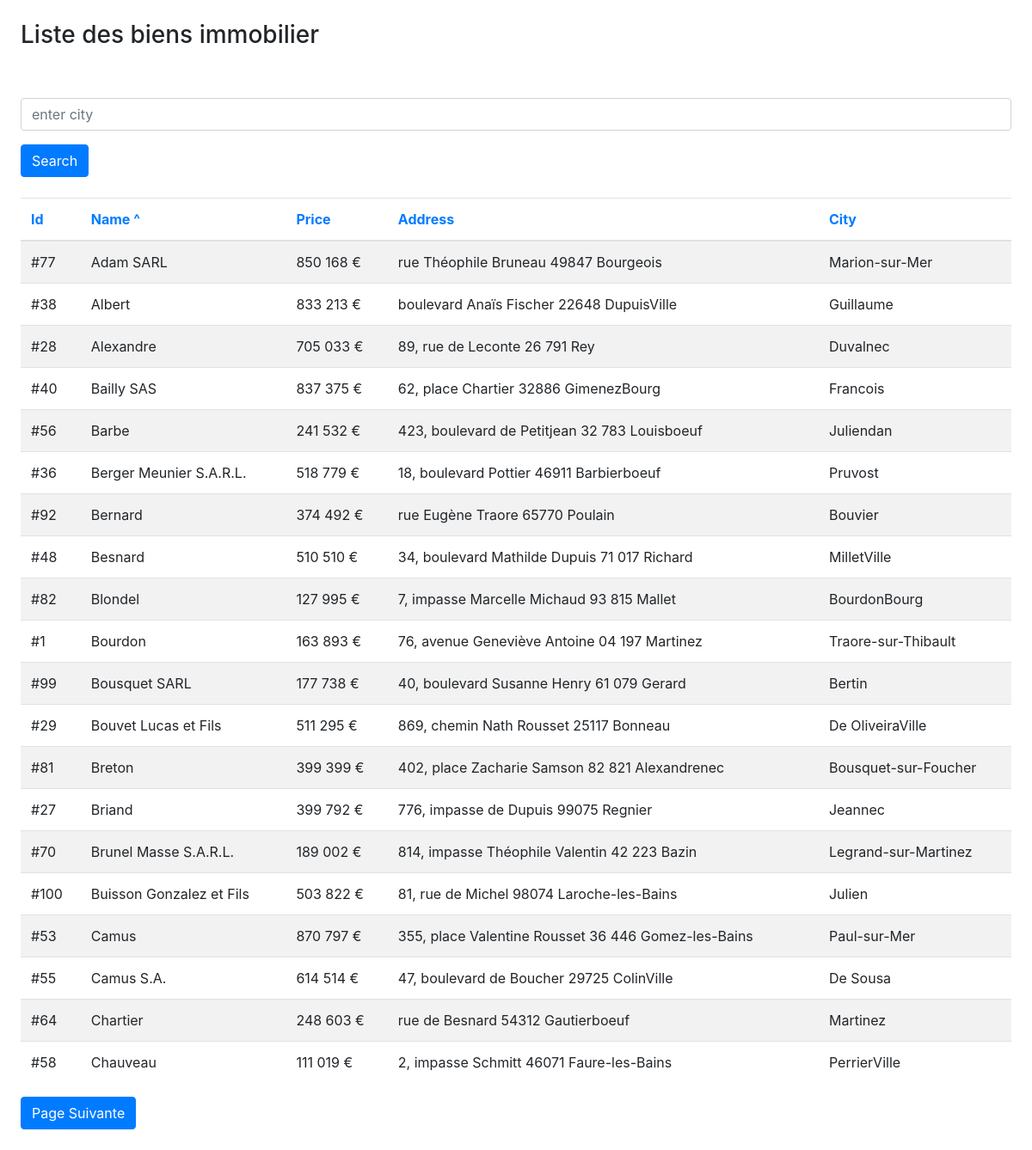
Page /Tableaux/public/index.php?sort=name&dir=asc on the committed database.
### tables this page shows
CREATE TABLE products
(
	id INTEGER
		constraint products_pk
			primary key autoincrement,
	name TEXT,
	price REAL,
	address TEXT
, city TEXT);

### Tableaux/src/UrlHelper.php (called while the page is built, shortened)
<?php
class UrlHelper
{
   public static function withParam(array $data):string
   {
       return http_build_query(array_merge($_GET,$data));
   }
}

### Tableaux/public/index.php (the view, shortened to what this page needs)
<?php
$pdo = new PDO("sqlite:../../db/products.db",null,null,[
    PDO::ATTR_DEFAULT_FETCH_MODE=>PDO::FETCH_ASSOC,
    PDO::ATTR_ERRMODE => PDO::ERRMODE_EXCEPTION
]);
$orderBy = '';
if(isset($_GET['sort'])) {
    $orderBy = " order by ".$_GET['sort']." ".$_GET['dir'];
}
$sql = "select * from products ";
$queryCount = "select count(id) as countProduct from products ";
$params = [];
$sql.= $orderBy;
$page = (int)($_GET['page'] ?? 1);
$stmt = $pdo->prepare($queryCount);
$stmt->execute($params);
$count = (int)$stmt->fetch()['countProduct'];
$pages = (int)ceil($count/PER_PAGE);
$offset = ($page -1)*PER_PAGE ;
$sql.=" limit ".PER_PAGE." offset $offset";
$stmt = $pdo->prepare($sql);
$stmt->execute($params);
$products = $stmt->fetchAll();
?>
<!DOCTYPE html>
<html lang="en">
<head>
    <link rel="stylesheet" href="css/bootstrap.css">
</head>
<body class="m-4">
    <h3>Liste des biens immobilier</h3><br><br>
        <form method="get" class="mb-4">
            <div class="form-group ">
                  <input type="text" class="form-control" placeholder="enter city" name="city_search" value="<?= htmlentities($_GET['city_search'] ??'') ?>"/>
            </div>
            <button class="btn btn-primary">Search</button>
        </form>
        <table class="table table-striped">
            <?php
                $tableCols = ['id','name','price','address','city'];
            ?>
            <thead>
              <tr>
                  <?php foreach ($tableCols as $col): ?>
                        <?php $dir = (isset($_GET['dir']) and $_GET['dir'] == 'asc' and (isset($_GET['sort']) and $_GET['sort'] == $col))?'desc':'asc';?>
                        <?= TableHelper::getHr($col,$dir,$_GET) ?>
                  <?php endforeach; ?>
              </tr>
            </thead>
            <tbody>
             <?php foreach ($products as $product) { ?>
                 <tr>
                     <td scope="col">#<?= $product['id'] ?></td>
                     <td  scope="col"><?= $product['name'] ?>  </td>
                     <td  scope="col"><?= TableHelper::price($product['price']) ?> </td>
                     <td  scope="col"><?= $product['address'] ?></td>
                     <td  scope="col"><?= $product['city'] ?>  </td>
                 </tr>
            <?php } ?>
            </tbody>
        </table>
        <?php  if($pages >1):  ?>
             <a href="?<?= UrlHelper::withParam(['page' => $page + 1 > $pages ? $page : $page + 1])?>" class="btn btn-primary">Page Suivante </a>
        <?php endif ?>
</body>
</html>

### rows in the picture
products: id "77", name "Adam SARL", price "850 168 €", address "rue Théophile Bruneau 49847 Bourgeois", city "Marion-sur-Mer"
products: id "38", name "Albert", price "833 213 €", address "boulevard Anaïs Fischer 22648 DupuisVille", city "Guillaume"
products: id "28", name "Alexandre", price "705 033 €", address "89, rue de Leconte 26 791 Rey", city "Duvalnec"
products: id "40", name "Bailly SAS", price "837 375 €", address "62, place Chartier 32886 GimenezBourg", city "Francois"
products: id "56", name "Barbe", price "241 532 €", address "423, boulevard de Petitjean 32 783 Louisboeuf", city "Juliendan"
products: id "36", name "Berger Meunier S.A.R.L.", price "518 779 €", address "18, boulevard Pottier 46911 Barbierboeuf", city "Pruvost"
products: id "92", name "Bernard", price "374 492 €", address "rue Eugène Traore 65770 Poulain", city "Bouvier"
products: id "48", name "Besnard", price "510 510 €", address "34, boulevard Mathilde Dupuis 71 017 Richard", city "MilletVille"
products: id "82", name "Blondel", price "127 995 €", address "7, impasse Marcelle Michaud 93 815 Mallet", city "BourdonBourg"
products: id "1", name "Bourdon", price "163 893 €", address "76, avenue Geneviève Antoine 04 197 Martinez", city "Traore-sur-Thibault"
products: id "99", name "Bousquet SARL", price "177 738 €", address "40, boulevard Susanne Henry 61 079 Gerard", city "Bertin"
products: id "29", name "Bouvet Lucas et Fils", price "511 295 €", address "869, chemin Nath Rousset 25117 Bonneau", city "De OliveiraVille"
products: id "81", name "Breton", price "399 399 €", address "402, place Zacharie Samson 82 821 Alexandrenec", city "Bousquet-sur-Foucher"
products: id "27", name "Briand", price "399 792 €", address "776, impasse de Dupuis 99075 Regnier", city "Jeannec"
products: id "70", name "Brunel Masse S.A.R.L.", price "189 002 €", address "814, impasse Théophile Valentin 42 223 Bazin", city "Legrand-sur-Martinez"
products: id "100", name "Buisson Gonzalez et Fils", price "503 822 €", address "81, rue de Michel 98074 Laroche-les-Bains", city "Julien"
products: id "53", name "Camus", price "870 797 €", address "355, place Valentine Rousset 36 446 Gomez-les-Bains", city "Paul-sur-Mer"
products: id "55", name "Camus S.A.", price "614 514 €", address "47, boulevard de Boucher 29725 ColinVille", city "De Sousa"
products: id "64", name "Chartier", price "248 603 €", address "rue de Besnard 54312 Gautierboeuf", city "Martinez"
products: id "58", name "Chauveau", price "111 019 €", address "2, impasse Schmitt 46071 Faure-les-Bains", city "PerrierVille"

### other values in the picture
$text "Id"
$text "Name"
$icon "^"
$text "Price"
$text "Address"
$text "City"
